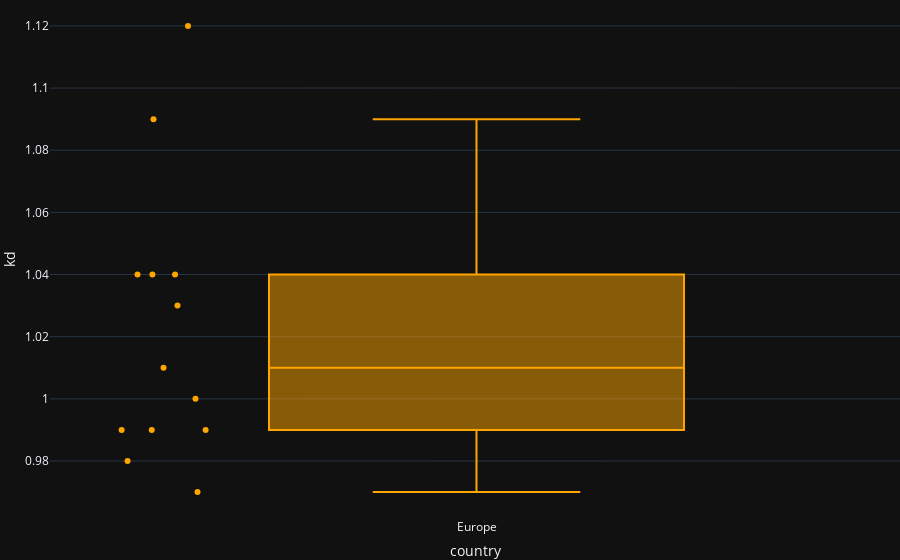

The cell this chart's notebook holds for it:
### Code cell
fig = px.box(team[team['country'] == 'Europe'], x="country", y="kd",hover_data=['name'], points="all", template = 'plotly_dark')

fig.update_layout(margin={"r":0,"t":0,"l":0,"b":0})

fig.update_traces(marker = dict(color = '#FFA500',
                                    line_width=0)
                    )

                 
fig.show()

### Figure 1 — Plotly figure (JSON) as saved in the notebook; plotly's stock layout.template omitted (floating-point values rounded to 4 significant figures)
{"data": [{"alignmentgroup": "True", "boxpoints": "all", "customdata": [["OG"], ["c0ntact"], ["FaZe"], ["Valiance"], ["mousesports"], ["Secret"], ["Imperial"], ["Nordavind"], ["Complexity"], ["NoChance"], ["SMASH"], ["Denial"], ["PENTA"]], "hovertemplate": "country=%{x}<br>kd=%{y}<br>name=%{customdata[0]}<extra></extra>", "legendgroup": "", "marker": {"color": "#FFA500", "line": {"width": 0}}, "name": "", "notched": false, "offsetgroup": "", "orientation": "v", "showlegend": false, "type": "box", "x": ["Europe", "Europe", "Europe", "Europe", "Europe", "Europe", "Europe", "Europe", "Europe", "Europe", "Europe", "Europe", "Europe"], "x0": " ", "xaxis": "x", "y": [1.04, 0.98, 1.04, 1.12, 1.04, 0.97, 1.09, 1, 1.01, 1.03, 0.99, 0.99, 0.99], "y0": " ", "yaxis": "y"}], "layout": {"boxmode": "group", "legend": {"tracegroupgap": 0}, "margin": {"b": 0, "l": 0, "r": 0, "t": 0}, "xaxis": {"anchor": "y", "domain": [0, 1], "title": {"text": "country"}}, "yaxis": {"anchor": "x", "domain": [0, 1], "title": {"text": "kd"}}}}
